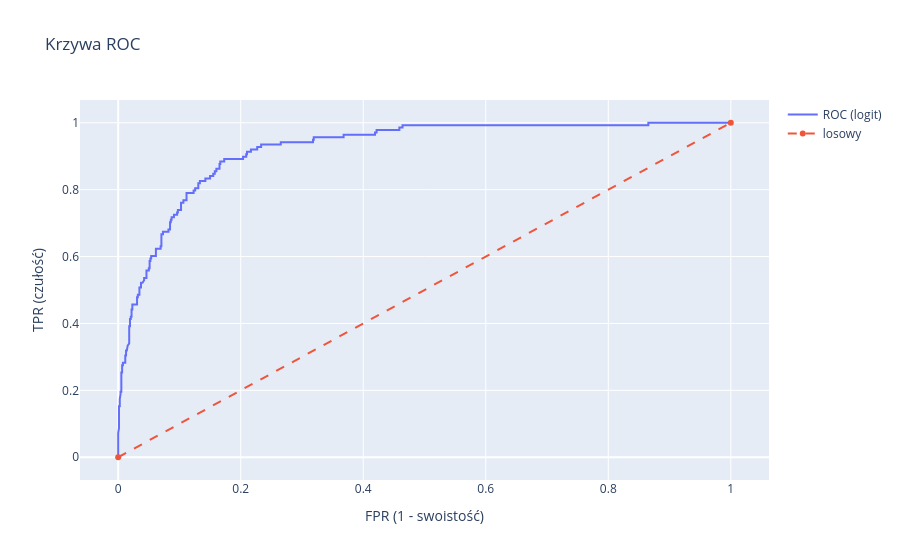
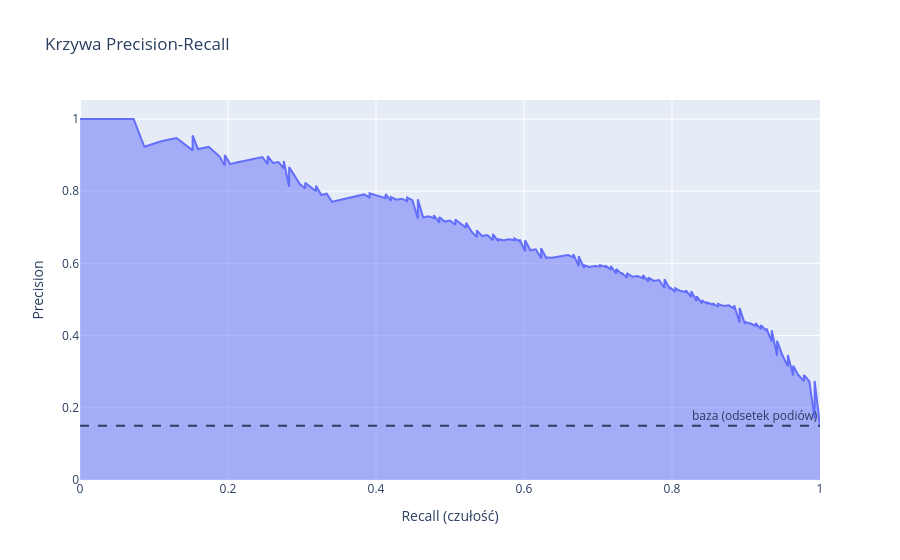

Here is the notebook cell these charts were saved with, in order:
### Markdown cell above
Macierz pomyłek rozkłada wszystkie `918` predykcji na cztery pola. Wiersze to stan **rzeczywisty**, kolumny to **predykcja** modelu. Traktując podium jako klasę "pozytywną", pola noszą standardowe nazwy:

- **TN** (*true negative*, prawidłowe nie-podium): `624` - model powiedział "nie" i miał rację,
- **FP** (*false positive*, fałszywy alarm): `156` - model typował podium, którego nie było,
- **FN** (*false negative*, przeoczenie): `15` - prawdziwe podium, które model przegapił,
- **TP** (*true positive*, trafione podium): `123` - model wskazał podium i było podium.

Na podstawie wykresu możemy wyliczyć liczby z powyższego raportu. `recall` podium to `TP / (TP + FN) = 123 / 138 = 0.89` - spośród `138` faktycznych podiów wymknęło się tylko `15`. `precision` podium to `TP / (TP + FP) = 123 / 279 = 0.44` - obok `123` trafień stoi aż `156` fałszywych alarmów. **Model jest więc czujny, ale nadgorliwy**: prawie nie przeocza podium, lecz po drodze ostrzega o wielu, które się nie ziszczą.

### Code cell
fpr, tpr, _ = roc_curve(y, proba_logit)
prec, rec, _ = precision_recall_curve(y, proba_logit)
fig = go.Figure()
fig.add_trace(go.Scatter(x=fpr, y=tpr, name='ROC (logit)', mode='lines'))
fig.add_trace(go.Scatter(x=[0, 1], y=[0, 1], line=dict(dash='dash'), name='losowy'))
fig.update_layout(title='Krzywa ROC', xaxis_title='FPR (1 - swoistość)', yaxis_title='TPR (czułość)')
fig.show()

fig2 = px.area(x=rec, y=prec, title='Krzywa Precision-Recall',
               labels={'x': 'Recall (czułość)', 'y': 'Precision'})
fig2.add_hline(y=y.mean(), line_dash='dash', annotation_text='baza (odsetek podiów)')
fig2.show()

### Figure 1 — Plotly figure (JSON) as saved in the notebook; plotly's stock layout.template omitted (floating-point values rounded to 4 significant figures; data arrays with more than 128 entries replaced by an {"elided": "..."} marker saying what was removed)
{"data": [{"mode": "lines", "name": "ROC (logit)", "type": "scatter", "x": {"elided": "143 float values"}, "y": {"elided": "143 float values"}}, {"line": {"dash": "dash"}, "name": "losowy", "type": "scatter", "x": [0, 1], "y": [0, 1]}], "layout": {"title": {"text": "Krzywa ROC"}, "xaxis": {"title": {"text": "FPR (1 - swoistość)"}}, "yaxis": {"title": {"text": "TPR (czułość)"}}}}

### Figure 2 — Plotly figure (JSON) as saved in the notebook; plotly's stock layout.template omitted (floating-point values rounded to 4 significant figures; data arrays with more than 128 entries replaced by an {"elided": "..."} marker saying what was removed)
{"data": [{"fillpattern": {"shape": ""}, "hovertemplate": "Recall (czułość)=%{x}<br>Precision=%{y}<extra></extra>", "legendgroup": "", "line": {"color": "#636efa"}, "marker": {"symbol": "circle"}, "mode": "lines", "name": "", "orientation": "v", "showlegend": false, "stackgroup": "1", "type": "scatter", "x": {"elided": "896 float values"}, "xaxis": "x", "y": {"elided": "896 float values"}, "yaxis": "y"}], "layout": {"annotations": [{"showarrow": false, "text": "baza (odsetek podiów)", "x": 1, "xanchor": "right", "xref": "x domain", "y": 0.1503, "yanchor": "bottom", "yref": "y"}], "legend": {"tracegroupgap": 0}, "shapes": [{"line": {"dash": "dash"}, "type": "line", "x0": 0, "x1": 1, "xref": "x domain", "y0": 0.1503, "y1": 0.1503, "yref": "y"}], "title": {"text": "Krzywa Precision-Recall"}, "xaxis": {"anchor": "y", "domain": [0, 1], "title": {"text": "Recall (czułość)"}}, "yaxis": {"anchor": "x", "domain": [0, 1], "title": {"text": "Precision"}}}}
